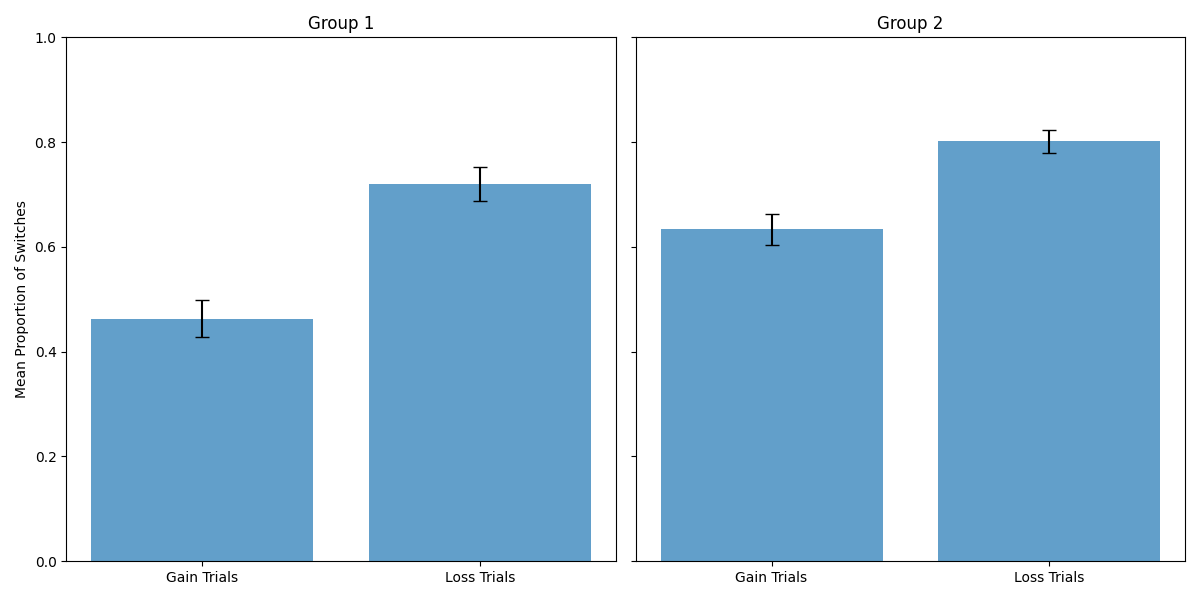

Recreate this plot in Python.
import matplotlib.pyplot as plt
import pandas as pd
from scipy.stats import ttest_ind, ttest_rel, mannwhitneyu, wilcoxon
from scipy.stats import sem
import numpy as np
from scipy.stats import shapiro

# Helper function to calculate proportion of switches after gain and loss trials
def helper(choices, wins, losses):
    n_participants, n_trials = choices.shape
    gain_switch_rates = np.zeros(n_participants)
    loss_switch_rates = np.zeros(n_participants)

    p_idx = 0
    while p_idx < n_participants:
        l_trials = 0
        g_switches = 0
        g_trials = 0
        l_switches = 0
        t_idx = 0
        while t_idx < n_trials - 1:
            if (wins.iloc[p_idx, t_idx]) + (losses.iloc[p_idx, t_idx]) > 0:
                g_trials += 1
                if (choices.iloc[p_idx, t_idx]) != (choices.iloc[p_idx, t_idx + 1]):
                    g_switches += 1
            elif (wins.iloc[p_idx, t_idx]) + (losses.iloc[p_idx, t_idx]) < 0:
                l_trials += 1
                if (choices.iloc[p_idx, t_idx]) != (choices.iloc[p_idx, t_idx + 1]):
                    l_switches += 1
            t_idx += 1

        if g_trials > 0:
            gain_switch_rates[p_idx] = g_switches / g_trials
        else:
            gain_switch_rates[p_idx] = 0

        if l_trials > 0:
            loss_switch_rates[p_idx] = l_switches / l_trials
        else:
            loss_switch_rates[p_idx] = 0

        p_idx += 1

    return gain_switch_rates, loss_switch_rates


# Process data for both groups
grp1_choices = pd.ExcelFile('choice.xlsx').parse('group1')
grp2_choices = pd.ExcelFile('choice.xlsx').parse('group2')
grp1_wins = pd.ExcelFile('win.xlsx').parse('group1')
grp2_wins = pd.ExcelFile('win.xlsx').parse('group2')
grp1_losses = pd.ExcelFile('loss.xlsx').parse('group1')
grp2_losses = pd.ExcelFile('loss.xlsx').parse('group2')

grp1_gain_rates, grp1_loss_rates = helper(grp1_choices, grp1_wins, grp1_losses)
grp2_gain_rates, grp2_loss_rates = helper(grp2_choices, grp2_wins, grp2_losses)

# Calculate means and standard errors for plotting
mean_grp1 = [np.mean(grp1_gain_rates), np.mean(grp1_loss_rates)]
err_grp1 = [sem(grp1_gain_rates), sem(grp1_loss_rates)]
mean_grp2 = [np.mean(grp2_gain_rates), np.mean(grp2_loss_rates)]
err_grp2 = [sem(grp2_gain_rates), sem(grp2_loss_rates)]

# Plotting
fig, axes = plt.subplots(1, 2, figsize=(12, 6), sharey=True)
x_labels = ['Gain Trials', 'Loss Trials']

# Group 1
axes[0].bar(x_labels, mean_grp1, yerr=err_grp1, capsize=5, alpha=0.7)
axes[0].set_title('Group 1')
axes[0].set_ylabel('Mean Proportion of Switches')
axes[0].set_ylim(0, 1)

# Group 2
axes[1].bar(x_labels, mean_grp2, yerr=err_grp2, capsize=5, alpha=0.7)
axes[1].set_title('Group 2')

plt.tight_layout()
plt.show()

# Printing results for Shapiro-Wilk Normality Test
print("\nShapiro-Wilk Normality Test Results:")
print("-" * 35)
print(f"Group 1 Gain Trials: Statistic={shapiro(grp1_gain_rates).statistic}, P-value={shapiro(grp1_gain_rates).pvalue}")
print(f"Group 1 Loss Trials: Statistic={shapiro(grp1_loss_rates).statistic}, P-value={shapiro(grp1_loss_rates).pvalue}")
print(f"Group 2 Gain Trials: Statistic={shapiro(grp2_gain_rates).statistic}, P-value={shapiro(grp2_gain_rates).pvalue}")
print(f"Group 2 Loss Trials: Statistic={shapiro(grp2_loss_rates).statistic}, P-value={shapiro(grp2_loss_rates).pvalue}")


# i) Between groups comparison
if shapiro(grp2_gain_rates).pvalue < 0.05:
    gain_test = mannwhitneyu(grp1_gain_rates, grp2_gain_rates)
else:
    gain_test = ttest_ind(grp1_gain_rates, grp2_gain_rates, equal_var=False)

if shapiro(grp2_loss_rates).pvalue < 0.05:
    loss_test = mannwhitneyu(grp1_loss_rates, grp2_loss_rates)
else:
    loss_test = ttest_ind(grp1_loss_rates, grp2_loss_rates, equal_var=False)

# ii) Within groups comparison (gain vs loss within each group)
if shapiro(grp1_gain_rates).pvalue > 0.05 and shapiro(grp1_loss_rates).pvalue > 0.05:
    grp1_gain_loss_test = ttest_rel(grp1_gain_rates, grp1_loss_rates)
else:
    grp1_gain_loss_test = wilcoxon(grp1_gain_rates, grp1_loss_rates)

if shapiro(grp2_gain_rates).pvalue < 0.05 or shapiro(grp2_loss_rates).pvalue < 0.05:
    grp2_gain_loss_test = wilcoxon(grp2_gain_rates, grp2_loss_rates)
else:
    grp2_gain_loss_test = ttest_rel(grp2_gain_rates, grp2_loss_rates)

# Printing results for Mann-Whitney U Statistical Test
print("\nMann-Whitney U Statistical Test Results:")
print("-" * 39)
print(f"Gain Trials Between Groups: Statistic={gain_test.statistic}, P-value={gain_test.pvalue}")
print(f"Loss Trials Between Groups: Statistic={loss_test.statistic}, P-value={loss_test.pvalue}")

# Printing results for Wilcoxon Signed-Rank Statistical Test
print("\nWilcoxon Signed-Rank Statistical Test Results:")
print("-" * 45)
print(f"Within Group 1 (Gain vs Loss): Statistic={grp1_gain_loss_test.statistic}, P-value={grp1_gain_loss_test.pvalue}")
print(f"Within Group 2 (Gain vs Loss): Statistic={grp2_gain_loss_test.statistic}, P-value={grp2_gain_loss_test.pvalue}\n")
